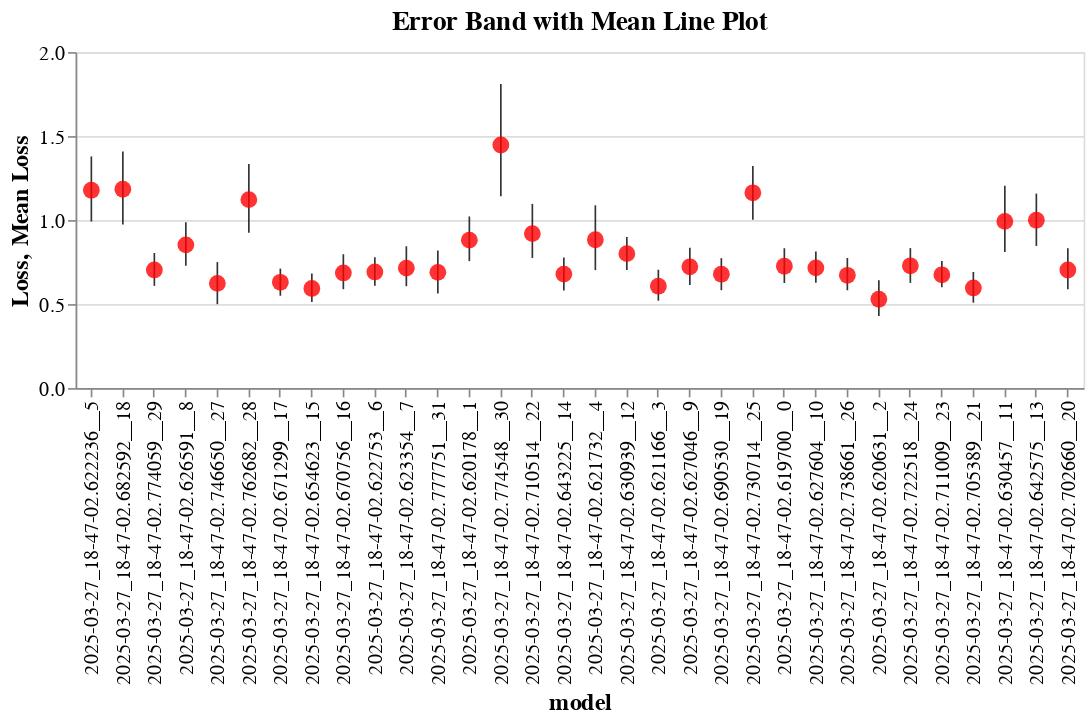

Notebook code cell kept with this figure:
### Markdown cell above
# Melhores modelos

### Code cell
import altair as alt

filtered_db = db[db['epoch'] > 400]

error_band = alt.Chart(filtered_db).mark_errorbar(extent='ci', opacity=0.8).encode(
    x=alt.X('model:O', sort=alt.EncodingSortField(field='mean(loss)', order='ascending')),
    y=alt.Y('loss:Q', title='Loss'),
).properties(
    title='Error Band with Mean Line Plot',
    width=600,
    height=200
)

mean_line = alt.Chart(filtered_db).mark_circle(color='red', size = 100).encode(
    x=alt.X('model:O', sort=alt.EncodingSortField(field='mean(loss)', order='ascending')),
    y=alt.Y('mean(loss):Q', title='Mean Loss'),
)

(error_band + mean_line).configure_mark(
    opacity=0.8
).configure_axis(
    labelFontSize=12,
    titleFontSize=14
).configure_title(
    fontSize=16
)

### Figure 1 — Vega-Lite specification as saved in the notebook (floating-point values rounded to 4 significant figures; data arrays with more than 128 entries replaced by an {"elided": "..."} marker saying what was removed)
{"config": {"view": {"continuousWidth": 300, "continuousHeight": 300}, "axis": {"labelFontSize": 12, "titleFontSize": 14}, "mark": {"opacity": 0.8}, "title": {"fontSize": 16}}, "layer": [{"mark": {"type": "errorbar", "extent": "ci", "opacity": 0.8}, "encoding": {"x": {"field": "model", "sort": {"field": "mean(loss)", "order": "ascending"}, "type": "ordinal"}, "y": {"field": "loss", "title": "Loss", "type": "quantitative"}}, "title": "Error Band with Mean Line Plot"}, {"mark": {"type": "circle", "color": "red", "size": 100}, "encoding": {"x": {"field": "model", "sort": {"field": "mean(loss)", "order": "ascending"}, "type": "ordinal"}, "y": {"aggregate": "mean", "field": "loss", "title": "Mean Loss", "type": "quantitative"}}}], "data": {"name": "data-502402dba799fa904b90c193ce1236f9"}, "height": 200, "width": 600, "$schema": "https://vega.github.io/schema/vega-lite/v5.17.0.json", "datasets": {"data-502402dba799fa904b90c193ce1236f9": {"elided": "5837 records"}}}
